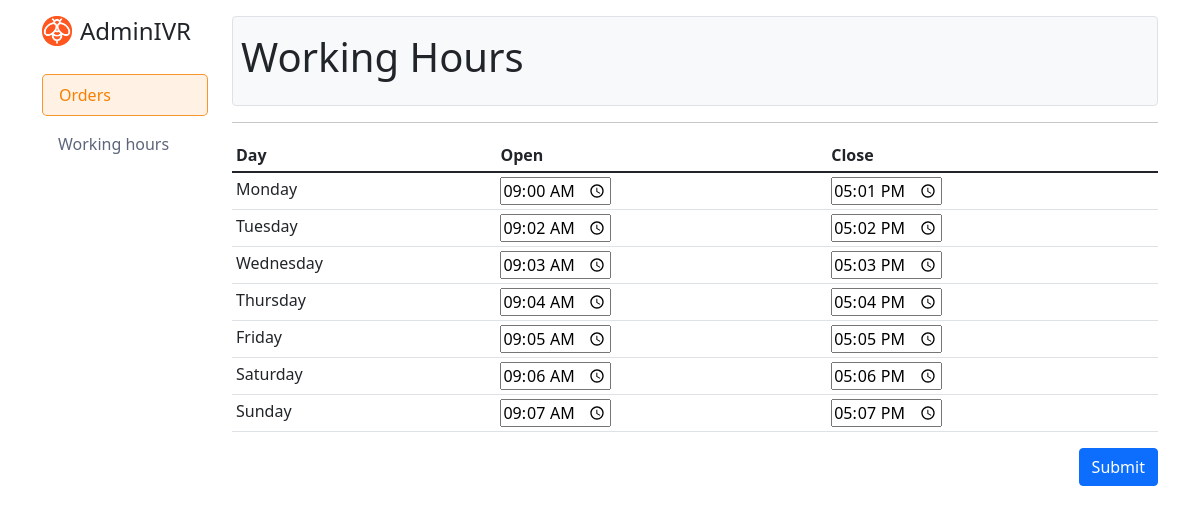
Before: /admin/hours.php with the older database file.
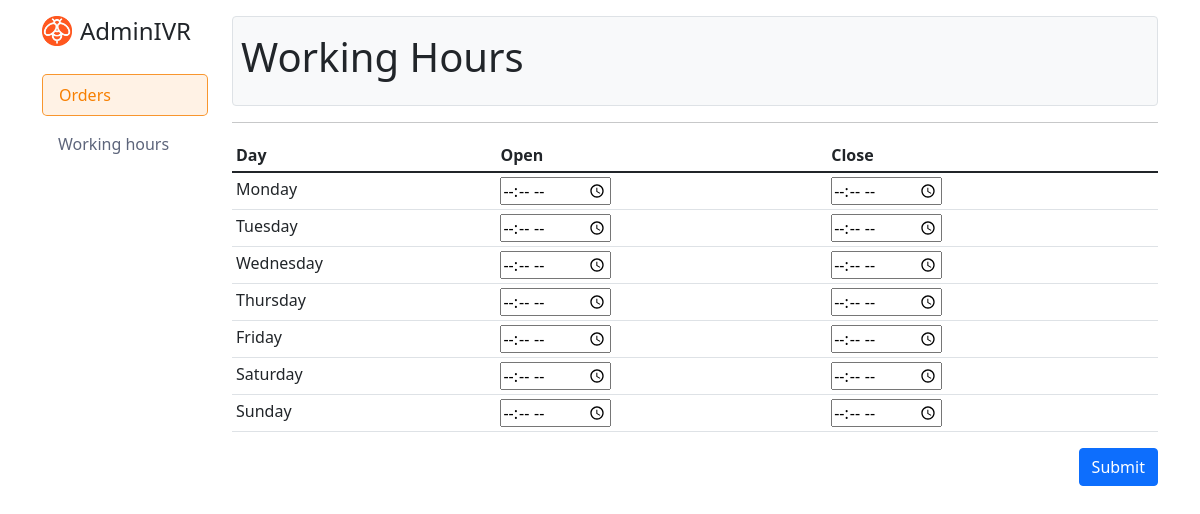
After: the same page with the newer database file.
### tables this page shows
CREATE TABLE `hours` (
  `id` int(11) NOT NULL,
  `status` int(11) NOT NULL,
  `day` varchar(100) NOT NULL,
  `timein` time NOT NULL,
  `timeout` time NOT NULL
);

### admin/hours.php (the view, shortened to what the changed rows need)
<?php require "connection.php" ?>
<?php
  $query = "SELECT * FROM `hours`";
  $result = mysqli_query($conn,$query);
  if(mysqli_num_rows($result) != 0) {
    while($rows = mysqli_fetch_assoc($result)){
      if($rows['day'] === 'mon'){
        $mon_open = $rows['timein'];
        $mon_close = $rows['timeout'];
      } else if($rows['day'] === 'tue'){
        $tue_open = $rows['timein'];
        $tue_close = $rows['timeout'];
      } else if($rows['day'] === 'wed'){
        $wed_open = $rows['timein'];
        $wed_close = $rows['timeout'];
      } else if($rows['day'] === 'thu'){
        $thu_open = $rows['timein'];
        $thu_close = $rows['timeout'];
      } else if($rows['day'] === 'fri'){
        $fri_open = $rows['timein'];
        $fri_close = $rows['timeout'];
      } else if($rows['day'] === 'sat'){
        $sat_open = $rows['timein'];
        $sat_close = $rows['timeout'];
      } else if($rows['day'] === 'sun'){
        $sun_open = $rows['timein'];
        $sun_close = $rows['timeout'];
      }
    }
  }
?>
<!doctype html>
<html lang="en">
  <head>
    <link href="css/all.min.css" rel="stylesheet">
    <link href="css/bootstrap.min.css" rel="stylesheet">
    <link href="css/style.css" rel="stylesheet">
  </head>
  <body>
    <div class="container">
      <div class="row">
        <div class="col-12 col-md-10">
          <div class="border rounded bg-light py-3 px-2 mt-3"><h1>Working Hours</h1></div>
          <form action="" method="post">
            <table class="table table-sm">
              <thead>
                <tr>
                  <th>Day</th>
                  <th>Open</th>
                  <th>Close</th>
                </tr>
              </thead>
              <tbody>
                <tr>
                  <td>
                    <input type="time" name="mon-open" min="00:00" max="24:00" value="<?php if($mon_open !== "") {echo $mon_open;} else {"08:00";}?>" required>
                  </td>
                  <td>
                    <input type="time" name="mon-close" min="00:00" max="24:00" value="<?php if($mon_close !== "") {echo $mon_close;} else {"21:00";}?>" required>
                  </td>
                </tr>
                <tr>
                  <td>
                    <input type="time" name="tue-open" min="00:00" max="24:00" value="<?php if($tue_open !== "") {echo $tue_open;} else {"08:00";}?>" required>
                  </td>
                  <td>
                    <input type="time" name="tue-close" min="00:00" max="24:00" value="<?php if($tue_close !== "") {echo $tue_close;} else {"21:00";}?>" required>
                  </td>
                </tr>
                <tr>
                  <td>
                    <input type="time" name="wed-open" min="00:00" max="24:00" value="<?php if($wed_open !== "") {echo $wed_open;} else {"08:00";}?>" required>
                  </td>
                  <td>
                    <input type="time" name="wed-close" min="00:00" max="24:00" value="<?php if($wed_close !== "") {echo $wed_close;} else {"21:00";}?>" required>
                  </td>
                </tr>
                <tr>
                  <td>
                    <input type="time" name="thu-open" min="00:00" max="24:00" value="<?php if($thu_open !== "") {echo $thu_open;} else {"08:00";}?>" required>
                  </td>
                  <td>
                    <input type="time" name="thu-close" min="00:00" max="24:00" value="<?php if($thu_close !== "") {echo $thu_close;} else {"21:00";}?>" required>
                  </td>
                </tr>
                <tr>
                  <td>
                    <input type="time" name="fri-open" min="00:00" max="24:00" value="<?php if($fri_open !== "") {echo $fri_open;} else {"08:00";}?>" required>
                  </td>
                  <td>
                    <input type="time" name="fri-close" min="00:00" max="24:00" value="<?php if($fri_close !== "") {echo $fri_close;} else {"21:00";}?>" required>
                  </td>
                </tr>
                <tr>
                  <td>
                    <input type="time" name="sat-open" min="00:00" max="24:00" value="<?php if($sat_open !== "") {echo $sat_open;} else {"08:00";}?>" required>
                  </td>
                  <td>
                    <input type="time" name="sat-close" min="00:00" max="24:00" value="<?php if($sat_close !== "") {echo $sat_close;} else {"21:00";}?>" required>
                  </td>
                </tr>
                <tr>
                  <td>
                    <input type="time" name="sun-open" min="00:00" max="24:00" value="<?php if($sun_open !== "") {echo $sun_open;} else {"08:00";}?>" required>
                  </td>
                  <td>
                    <input type="time" name="sun-close" min="00:00" max="24:00" value="<?php if($sun_close !== "") {echo $sun_close;} else {"21:00";}?>" required>
                  </td>
                </tr>
              </tbody>
            </table>
          </form>
        </div>
      </div>
    </div>
  </body>
</html>

Changed rows visible on the page:
no longer on this page (row edited): hours: mon-open "09:00", mon-close "17:01"
no longer on this page (row edited): hours: tue-open "09:02", tue-close "17:02"
no longer on this page (row edited): hours: wed-open "09:03", wed-close "17:03"
no longer on this page (row edited): hours: thu-open "09:04", thu-close "17:04"
no longer on this page (row edited): hours: fri-open "09:05", fri-close "17:05"
no longer on this page (row edited): hours: sat-open "09:06", sat-close "17:06"
no longer on this page (row edited): hours: sun-open "09:07", sun-close "17:07"
